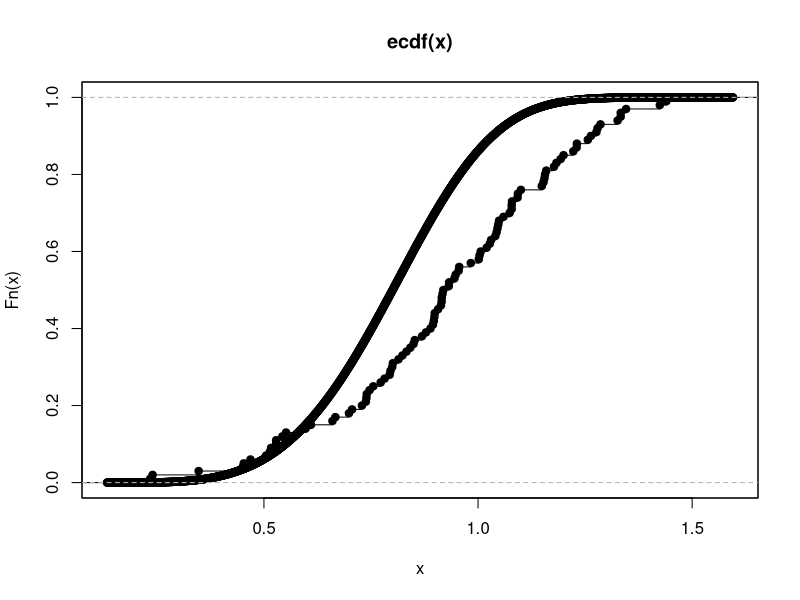
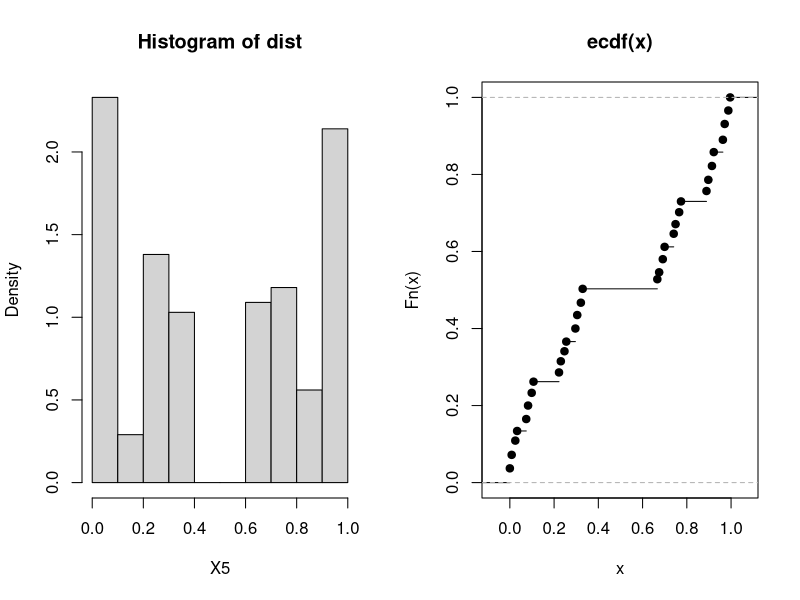
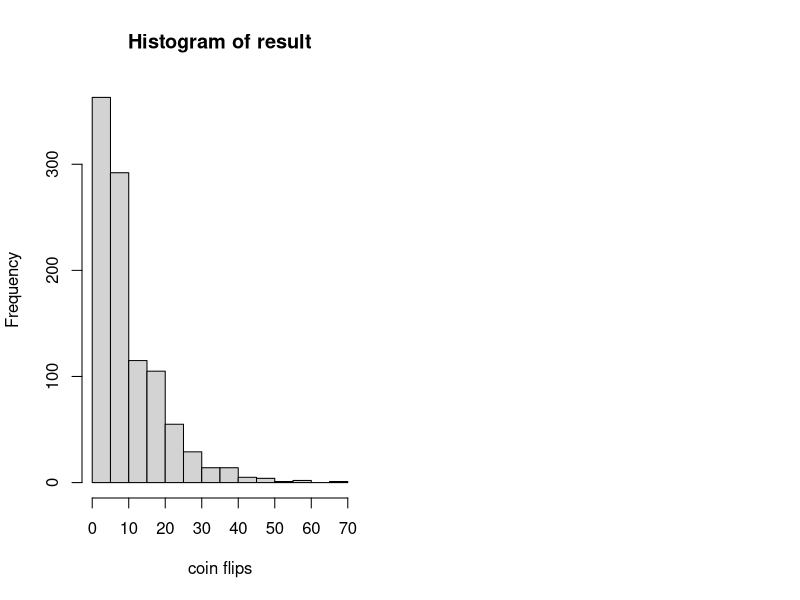

Here is the R script that generated these plots, in order:
# HW2 
# matt wilde

#####################################################
# problem 1
#####################################################

# a)
n = c(10, 100, 1000, 10000, 100000)
for (i in n){
  dist = rpois(i, lambda = 2)
  print(paste("n = ",i, "mean = ", mean(dist), "var = ", var(dist)))
}


# b) 
n = 200
p = 0.2
X = rbinom(1, size = 200, prob = 0.2)
print(paste("E(X) = np =", n*p, mean(X)))

for (i in 1:5){
  dist = rbinom(10^i, size = 200, prob = 0.2)
  print(paste("n = ",10^i, "mean = ", mean(dist), "var = ", var(dist)))
}


#####################################################
# problem 2
#####################################################
# a) 
X = rweibull(100, shape = 4, scale = 1)


# b)
# Use the pweibull or qweibull functions to add the CDF for a 
# Weibull distributed variable with shape parameter 4 (and scale 1) to your plot.
P = pweibull(seq(0,2,0.001), shape = 4)

plot(P, xlab = "", ylab = "", xaxt = "n", yaxt = "n")
par(new = TRUE)
plot.ecdf(X)


#####################################################
# problem 3
#####################################################
# c)


# plots.
# how many rolls of the dice?
k = c(1:5)
p = c(2/3^k)

# what does this look like after 10000 trials of computing X5
dist = c()
for (i in 1:1000){
  # points after 5 flips
  X5 = sum(rbinom(5, 1, 0.5)*p)
  dist[i] = X5
}
par(mfrow = c(1,2))
hist(dist, probability = TRUE, xlab = 'X5')
plot.ecdf(dist)

#####################################################
# problem 5
#####################################################
result = c()
for (i in 0:1000){
  success = FALSE
  k = 0
  while (!success){
    # flip two coins 
    p = rbinom(1,1,0.1) + rbinom(1,1,0.1)
    k = k + 1
    
    # if 2 coins result in a combo of H and T
    if (p == 1){
      # print(k)
      # assign numnber of tries to get HT/TH to result vector
      result[i] = 2 * k
      
      # increment result index
      i = i + 1
      
      #exit while loop 
      success = TRUE
    }
  }
}

hist(result, xlab = 'coin flips')
print(mean(result))
